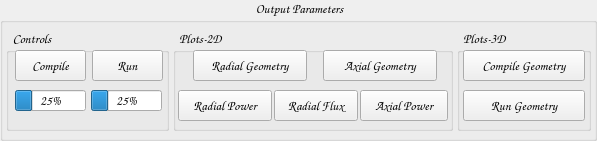
             <widget class="QGroupBox" name="groupBox_12">
              <property name="geometry">
               <rect>
                <x>0</x>
                <y>530</y>
                <width>597</width>
                <height>141</height>
               </rect>
              </property>
              <property name="font">
               <font>
                <family>Comic Sans MS</family>
                <pointsize>10</pointsize>
                <weight>75</weight>
                <bold>true</bold>
               </font>
              </property>
              <property name="styleSheet">
               <string notr="true">QGroupBox::title {
    subcontrol-origin: margin;
    subcontrol-position: top center; /* position at the top center */
    padding: 0 5px;
	background-color: transparent;
    border-radius: 5px;
}</string>
              </property>
              <property name="title">
               <string>Output Parameters</string>
              </property>
              <widget class="QGroupBox" name="groupBox_14">
               <property name="geometry">
                <rect>
                 <x>173</x>
                 <y>30</y>
                 <width>280</width>
                 <height>101</height>
                </rect>
               </property>
               <property name="font">
                <font>
                 <family>Comic Sans MS</family>
                 <pointsize>10</pointsize>
                 <weight>75</weight>
                 <bold>true</bold>
                </font>
               </property>
               <property name="styleSheet">
                <string notr="true">QGroupBox::title {
    subcontrol-origin: margin;
    subcontrol-position: top left; /* position at the top center */
    padding: 0 5px;
	background-color: transparent;
    border-radius: 5px;
}</string>
               </property>
               <property name="title">
                <string>Plots-2D</string>
               </property>
               <widget class="QPushButton" name="pushButton_20">
                <property name="geometry">
                 <rect>
                  <x>101</x>
                  <y>60</y>
                  <width>84</width>
                  <height>31</height>
                 </rect>
                </property>
                <property name="font">
                 <font>
                  <family>Comic Sans MS</family>
                  <pointsize>10</pointsize>
                  <weight>50</weight>
                  <bold>false</bold>
                 </font>
                </property>
                <property name="text">
                 <string>Radial Flux</string>
                </property>
               </widget>
               <widget class="QPushButton" name="pushButton_19">
                <property name="geometry">
                 <rect>
                  <x>187</x>
                  <y>60</y>
                  <width>88</width>
                  <height>31</height>
                 </rect>
                </property>
                <property name="font">
                 <font>
                  <family>Comic Sans MS</family>
                  <pointsize>10</pointsize>
                  <weight>50</weight>
                  <bold>false</bold>
                 </font>
                </property>
                <property name="text">
                 <string>Axial Power</string>
                </property>
               </widget>
               <widget class="QPushButton" name="pushButton_18">
                <property name="geometry">
                 <rect>
                  <x>5</x>
                  <y>60</y>
                  <width>94</width>
                  <height>31</height>
                 </rect>
                </property>
                <property name="font">
                 <font>
                  <family>Comic Sans MS</family>
                  <pointsize>10</pointsize>
                  <weight>50</weight>
                  <bold>false</bold>
                 </font>
                </property>
                <property name="text">
                 <string>Radial Power</string>
                </property>
                <property name="autoDefault">
                 <bool>false</bool>
                </property>
                <property name="default">
                 <bool>false</bool>
                </property>
                <property name="flat">
                 <bool>false</bool>
                </property>
               </widget>
               <widget class="QPushButton" name="pushButton_38">
                <property name="geometry">
                 <rect>
                  <x>20</x>
                  <y>20</y>
                  <width>114</width>
                  <height>31</height>
                 </rect>
                </property>
                <property name="font">
                 <font>
                  <family>Comic Sans MS</family>
                  <pointsize>10</pointsize>
                  <weight>50</weight>
                  <bold>false</bold>
                 </font>
                </property>
                <property name="text">
                 <string>Radial Geometry</string>
                </property>
               </widget>
               <widget class="QPushButton" name="pushButton_39">
                <property name="geometry">
                 <rect>
                  <x>150</x>
                  <y>20</y>
                  <width>114</width>
                  <height>31</height>
                 </rect>
                </property>
                <property name="font">
                 <font>
                  <family>Comic Sans MS</family>
                  <pointsize>10</pointsize>
                  <weight>50</weight>
                  <bold>false</bold>
                 </font>
                </property>
                <property name="text">
                 <string>Axial Geometry</string>
                </property>
               </widget>
              </widget>
              <widget class="QGroupBox" name="groupBox_13">
               <property name="geometry">
                <rect>
                 <x>6</x>
                 <y>30</y>
                 <width>163</width>
                 <height>101</height>
                </rect>
               </property>
               <property name="font">
                <font>
                 <family>Comic Sans MS</family>
                 <pointsize>10</pointsize>
                 <weight>75</weight>
                 <bold>true</bold>
                </font>
               </property>
               <property name="styleSheet">
                <string notr="true">QGroupBox::title {
    subcontrol-origin: margin;
    subcontrol-position: top left; /* position at the top center */
    padding: 0 5px;
	background-color: transparent;
    border-radius: 5px;
}</string>
               </property>
               <property name="title">
                <string>Controls</string>
               </property>
               <widget class="QPushButton" name="pushButton_16">
                <property name="geometry">
                 <rect>
                  <x>9</x>
                  <y>20</y>
                  <width>71</width>
                  <height>31</height>
                 </rect>
                </property>
                <property name="font">
                 <font>
                  <family>Comic Sans MS</family>
                  <pointsize>10</pointsize>
                  <weight>50</weight>
                  <bold>false</bold>
                 </font>
                </property>
                <property name="text">
                 <string>Compile</string>
                </property>
               </widget>
               <widget class="QPushButton" name="pushButton_17">
                <property name="geometry">
                 <rect>
                  <x>86</x>
                  <y>20</y>
                  <width>71</width>
                  <height>31</height>
                 </rect>
                </property>
                <property name="font">
                 <font>
                  <family>Comic Sans MS</family>
                  <pointsize>10</pointsize>
                  <weight>50</weight>
                  <bold>false</bold>
                 </font>
                </property>
                <property name="text">
                 <string>Run</string>
                </property>
               </widget>
               <widget class="QProgressBar" name="progressBar_3">
                <property name="geometry">
                 <rect>
                  <x>9</x>
                  <y>60</y>
                  <width>71</width>
                  <height>21</height>
                 </rect>
                </property>
                <property name="font">
                 <font>
                  <family>Comic Sans MS</family>
                  <pointsize>10</pointsize>
                  <weight>50</weight>
                  <bold>false</bold>
                 </font>
                </property>
                <property name="value">
                 <number>25</number>
                </property>
                <property name="textVisible">
                 <bool>true</bool>
                </property>
                <property name="invertedAppearance">
                 <bool>false</bool>
                </property>
               </widget>
               <widget class="QProgressBar" name="progressBar_4">
                <property name="geometry">
                 <rect>
                  <x>85</x>
                  <y>60</y>
                  <width>71</width>
                  <height>21</height>
                 </rect>
                </property>
                <property name="font">
                 <font>
                  <family>Comic Sans MS</family>
                  <pointsize>10</pointsize>
                  <weight>50</weight>
                  <bold>false</bold>
                 </font>
                </property>
                <property name="value">
                 <number>25</number>
                </property>
                <property name="textVisible">
                 <bool>true</bool>
                </property>
                <property name="invertedAppearance">
                 <bool>false</bool>
                </property>
               </widget>
              </widget>
              <widget class="QGroupBox" name="groupBox_15">
               <property name="geometry">
                <rect>
                 <x>457</x>
                 <y>30</y>
                 <width>134</width>
                 <height>101</height>
                </rect>
               </property>
               <property name="font">
                <font>
                 <family>Comic Sans MS</family>
                 <pointsize>10</pointsize>
                 <weight>75</weight>
                 <bold>true</bold>
                </font>
               </property>
               <property name="styleSheet">
                <string notr="true">QGroupBox::title {
    subcontrol-origin: margin;
    subcontrol-position: top left; /* position at the top center */
    padding: 0 5px;
	background-color: transparent;
    border-radius: 5px;
}</string>
               </property>
               <property name="title">
                <string>Plots-3D</string>
               </property>
               <widget class="QPushButton" name="pushButton_21">
                <property name="geometry">
                 <rect>
                  <x>6</x>
                  <y>20</y>
                  <width>122</width>
                  <height>31</height>
                 </rect>
                </property>
                <property name="font">
                 <font>
                  <family>Comic Sans MS</family>
                  <pointsize>10</pointsize>
                  <weight>50</weight>
                  <bold>false</bold>
                 </font>
                </property>
                <property name="text">
                 <string>Compile Geometry</string>
                </property>
               </widget>
               <widget class="QPushButton" name="pushButton_22">
                <property name="geometry">
                 <rect>
                  <x>6</x>
                  <y>60</y>
                  <width>122</width>
                  <height>31</height>
                 </rect>
                </property>
                <property name="font">
                 <font>
                  <family>Comic Sans MS</family>
                  <pointsize>10</pointsize>
                  <weight>50</weight>
                  <bold>false</bold>
                 </font>
                </property>
                <property name="text">
                 <string>Run Geometry</string>
                </property>
               </widget>
              </widget>
             </widget>
